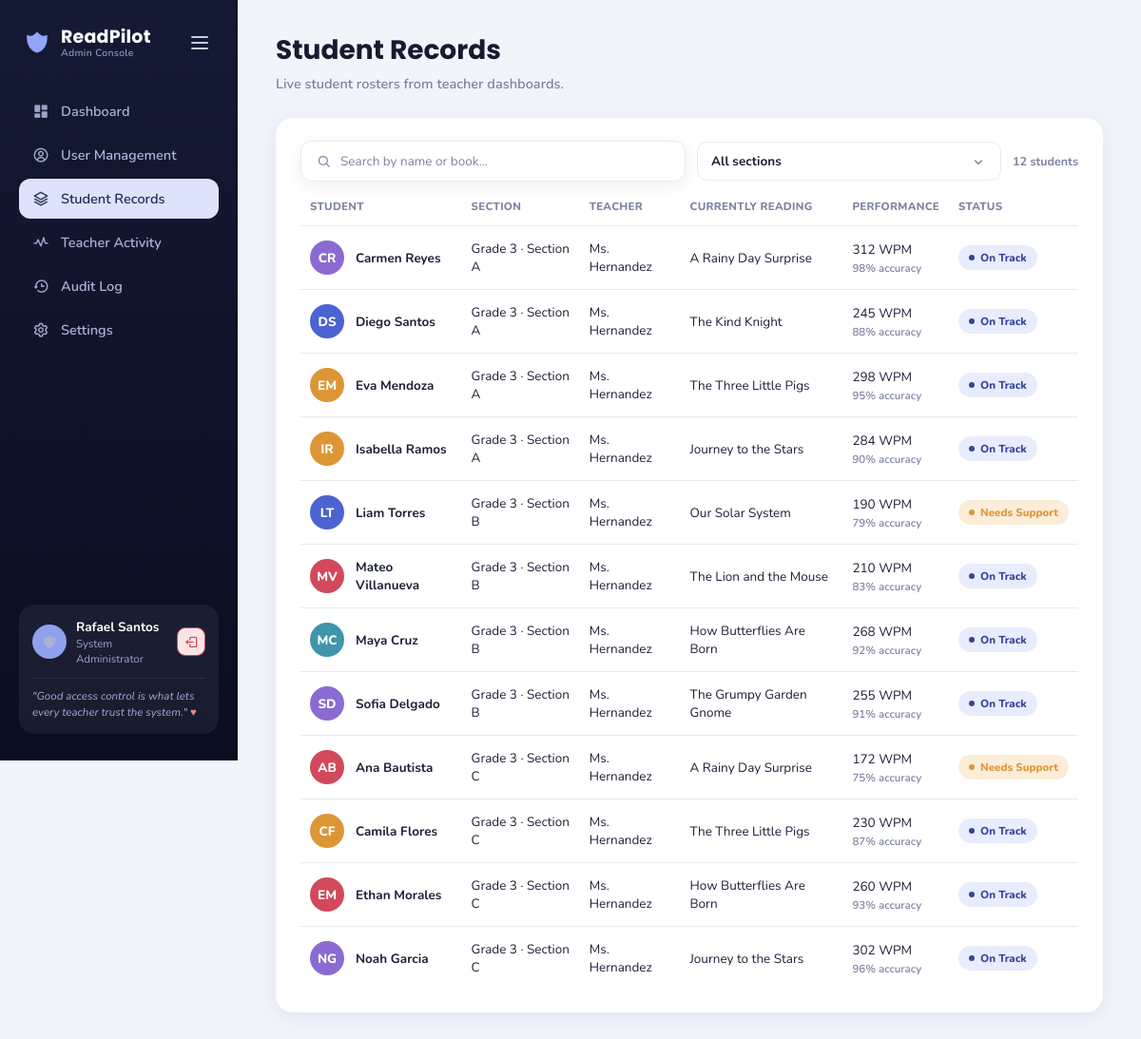
Page /gradesec-admin.php (signed in) on the committed database.
### tables this page shows
CREATE TABLE IF NOT EXISTS students (
  id INT UNSIGNED AUTO_INCREMENT PRIMARY KEY,
  teacher_id INT UNSIGNED NOT NULL,
  section_id INT UNSIGNED NOT NULL,
  name VARCHAR(120) NOT NULL,
  color VARCHAR(20) NOT NULL DEFAULT '#6fbf5a',
  book VARCHAR(190) NOT NULL DEFAULT '',
  wpm SMALLINT UNSIGNED NOT NULL DEFAULT 0,
  accuracy TINYINT UNSIGNED NOT NULL DEFAULT 0,
  sessions_count INT UNSIGNED NOT NULL DEFAULT 0,
  sessions_this_week INT UNSIGNED NOT NULL DEFAULT 0,
  books_completed INT UNSIGNED NOT NULL DEFAULT 0,
  status ENUM('new', 'ontrack', 'support', 'inactive') NOT NULL DEFAULT 'new',
  last_active DATETIME NULL,
  notes TEXT NOT NULL,
  created_at TIMESTAMP NOT NULL DEFAULT CURRENT_TIMESTAMP,
  UNIQUE KEY uq_teacher_student_name (teacher_id, name),
  INDEX idx_students_teacher (teacher_id),
  CONSTRAINT fk_student_teacher FOREIGN KEY (teacher_id) REFERENCES users(id) ON DELETE CASCADE,
  CONSTRAINT fk_student_section FOREIGN KEY (section_id) REFERENCES sections(id) ON DELETE RESTRICT
);

CREATE TABLE IF NOT EXISTS users (
  id INT UNSIGNED AUTO_INCREMENT PRIMARY KEY,
  full_name VARCHAR(120) NOT NULL,
  email VARCHAR(190) NOT NULL UNIQUE,
  google_sub VARCHAR(255) NULL UNIQUE,
  password_hash VARCHAR(255) NOT NULL,
  role ENUM('teacher', 'admin') NOT NULL,
  school VARCHAR(160) NOT NULL DEFAULT '',
  grade_level VARCHAR(80) NULL,
  section_name VARCHAR(80) NULL,
  bio TEXT NOT NULL DEFAULT '',
  status ENUM('active', 'inactive', 'pending') NOT NULL DEFAULT 'active',
  last_login DATETIME NULL,
  created_at TIMESTAMP NOT NULL DEFAULT CURRENT_TIMESTAMP
);

### auth-guard.php (called while the page is built, shortened)
<?php
require_once __DIR__ . '/config.php';
function current_user(): ?array
{
    static $loaded = false;
    static $user = null;
    if ($loaded) {
        return $user;
    }
    $loaded = true;
    $user = $_SESSION['readpilot_user'] ?? null;
    $statement = db()->prepare('SELECT full_name, profile_image FROM users WHERE id = ? LIMIT 1');
    $statement->execute([(int) $user['id']]);
    $account = $statement->fetch();
    if ($account) {
        $user['full_name'] = (string) $account['full_name'];
        $user['profile_image'] = (string) ($account['profile_image'] ?? '');
    }
    return $user;
}
function require_role(string $role): void
{
    $user = current_user();
}
function require_admin(): void
{
    require_role('admin');
}

### config.php (called while the page is built, shortened)
<?php
function db(): PDO
{
    static $pdo = null;
    if ($pdo instanceof PDO) {
        return $pdo;
    }
    $pdo = new PDO(
        'mysql:host=' . DB_HOST . ';dbname=' . DB_NAME . ';charset=utf8mb4',
        DB_USER,
        DB_PASS,
        [
            PDO::ATTR_ERRMODE => PDO::ERRMODE_EXCEPTION,
            PDO::ATTR_DEFAULT_FETCH_MODE => PDO::FETCH_ASSOC,
            PDO::ATTR_EMULATE_PREPARES => false,
        ]
    );
    return $pdo;
}

### gradesec-admin.php (the view, shortened to what this page needs)
<?php
require_once __DIR__ . '/auth-guard.php';
require_admin();
$pdo = db();
$students = $pdo->query(
    "SELECT s.id, s.name, s.book, s.wpm, s.accuracy, s.sessions_count, s.status,
            sec.id AS section_id, sec.name AS section_name,
            u.full_name AS teacher_name,
            COALESCE(NULLIF(u.grade_level, ''), 'Unassigned') AS grade_level
     FROM students s
     INNER JOIN sections sec ON sec.id = s.section_id AND sec.teacher_id = s.teacher_id
     INNER JOIN users u ON u.id = s.teacher_id AND u.role = 'teacher'
     ORDER BY u.grade_level, sec.name, u.full_name, s.name"
)->fetchAll();
$statusLabels = [
    'new' => 'New',
    'ontrack' => 'On Track',
    'support' => 'Needs Support',
    'inactive' => 'Deactivated',
];
$avatarColors = ['#4c63d2', '#8b6bd1', '#dd9636', '#3f95ac', '#d1495b'];
?>
<!DOCTYPE html>
<html lang="en">
<head>
<link href='https://unpkg.com/boxicons@2.1.4/css/boxicons.min.css' rel='stylesheet'>
<link rel="stylesheet" href="admin-style.css">
</head>
<body>
  <aside class="sidebar">
    <div>
      <div class="logo-row">
        <div class="logo-left">
          <div class="logo-icon"><i class='bx bxs-shield-alt-2'></i></div>
          <div class="logo-text"><span class="brand">ReadPilot</span><span class="tagline">Admin Console</span></div>
        </div>
        <button class="hamburger" id="sidebarToggle" aria-label="Toggle navigation"><span class="bar"></span></button>
      </div>
      <nav>
        <a class="nav-item" href="admin.php"><i class="bx bxs-dashboard"></i><span class="label">Dashboard</span></a>
        <a class="nav-item" href="users-admin.php"><i class="bx bx-user-circle"></i><span class="label">User Management</span></a>
        <a class="nav-item active" href="gradesec-admin.php"><i class="bx bx-layer"></i><span class="label">Student Records</span></a>
        <a class="nav-item" href="teacher-activity-admin.php"><i class="bx bx-pulse"></i><span class="label">Teacher Activity</span></a>
        <a class="nav-item" href="audit-trail-admin.php"><i class="bx bx-history"></i><span class="label">Audit Log</span></a>
        <a class="nav-item" href="settings-admin.php"><i class="bx bx-cog"></i><span class="label">Settings</span></a>
      </nav>
    </div>
    <div class="teacher-card">
      <div class="teacher-row">
        <div class="teacher-row-info">
          <div class="avatar"><?php include __DIR__ . '/profile-avatar.php'; ?></div>
          <div><div class="teacher-name"><?= htmlspecialchars(current_user()['full_name'], ENT_QUOTES, 'UTF-8') ?></div><div class="teacher-role">System Administrator</div></div>
        </div>
        <button class="teacher-logout-btn" id="sidebarLogoutBtn" title="Log out" aria-label="Log out"><i class='bx bx-log-out'></i></button>
      </div>
      <div class="quote">"Good access control is what lets every teacher trust the system." <span class="heart">♥</span></div>
    </div>
  </aside>
  <main class="main">
    <div class="topbar">
      <div class="title-block">
        <h1>Student Records</h1>
        <div class="greet">Live student rosters from teacher dashboards.</div>
      </div>
    </div>
    <div class="panel">
      <div class="records-toolbar">
        <div class="search">
          <svg viewBox="0 0 24 24" fill="none" stroke="currentColor" stroke-width="2" stroke-linecap="round"><circle cx="11" cy="11" r="7"/><path d="m21 21-4.3-4.3"/></svg>
          <input id="studentSearchInput" type="text" placeholder="Search by name or book..." style="border:none;outline:none;background:transparent;font:inherit;color:inherit;width:100%;">
        </div>
        <div class="dropdown" id="sectionDropdown">
          <button type="button" class="dropdown-btn" id="sectionBtn" aria-haspopup="listbox" aria-expanded="false">
            <span class="dropdown-label" id="sectionLabel">All sections</span>
            <i class='bx bx-chevron-down'></i>
          </button>
        </div>
        <div class="records-count" id="recordsCount"></div>
      </div>
      <div id="rosterWrap" class="table-scroll">
        <table class="data-table">
          <thead>
            <tr>
              <th>Student</th>
              <th>Section</th>
              <th>Teacher</th>
              <th>Currently Reading</th>
              <th>Performance</th>
              <th>Status</th>
            </tr>
          </thead>
          <tbody id="rosterBody">
            <?php foreach ($students as $student):
              $nameParts = preg_split('/\s+/u', trim($student['name'])) ?: [];
              $initials = '';
              foreach (array_slice($nameParts, 0, 2) as $part) {
                  $initials .= function_exists('mb_substr') ? mb_substr($part, 0, 1) : substr($part, 0, 1);
              }
              $avatarColor = $avatarColors[abs(crc32($student['name'])) % count($avatarColors)];
              $status = $student['status'];
              $statusClass = $status === 'inactive' ? 'inactive' : (in_array($status, ['new', 'support'], true) ? 'pending' : 'active');
              $statusLabel = $statusLabels[$status] ?? ucfirst($status);
              $hasSessions = (int) $student['sessions_count'] > 0;
            ?>
            <tr data-section="<?= (int) $student['section_id'] ?>" data-book="<?= htmlspecialchars($student['book'], ENT_QUOTES, 'UTF-8') ?>">
              <td>
                <div class="cell-user">
                  <div class="u-avatar" style="background:<?= $avatarColor ?>"><?= htmlspecialchars(strtoupper($initials), ENT_QUOTES, 'UTF-8') ?></div>
                  <div class="u-name"><?= htmlspecialchars($student['name'], ENT_QUOTES, 'UTF-8') ?></div>
                </div>
              </td>
              <td><?= htmlspecialchars($student['grade_level'] . ' · ' . $student['section_name'], ENT_QUOTES, 'UTF-8') ?></td>
              <td><?= htmlspecialchars($student['teacher_name'], ENT_QUOTES, 'UTF-8') ?></td>
              <td><?= htmlspecialchars($student['book'] !== '' ? $student['book'] : '—', ENT_QUOTES, 'UTF-8') ?></td>
              <td>
                <?php if ($hasSessions): ?>
                  <?= (int) $student['wpm'] ?> WPM<span class="cell-sub"><?= (int) $student['accuracy'] ?>% accuracy</span>
                <?php else: ?>
                  —
                <?php endif; ?>
              </td>
              <td><span class="status-pill <?= $statusClass ?>"><span class="dot"></span><?= htmlspecialchars($statusLabel, ENT_QUOTES, 'UTF-8') ?></span></td>
            </tr>
            <?php endforeach; ?>
          </tbody>
        </table>
      </div>
    </div>
  </main>
</body>
</html>

### gradesec-admin.php (style rules this page uses)
.records-toolbar { display:flex;flex-wrap:wrap;align-items:center;gap:12px;margin-bottom:18px; }
.records-toolbar .search { flex:1 1 260px;min-width:0; }
.dropdown { position:relative;flex:0 1 320px;min-width:220px; }
.dropdown-btn { width:100%;display:flex;align-items:center;justify-content:space-between;gap:10px;background:var(--card);border:1.5px solid var(--border);color:var(--ink);border-radius:11px;padding:10px 14px;font-family:inherit;font-size:13.5px;font-weight:700;cursor:pointer;text-align:left;transition:transform .12s steps(2), box-shadow .12s steps(2), border-color .15s ease; }
.dropdown-label { overflow:hidden;text-overflow:ellipsis;white-space:nowrap; }
.dropdown-btn .bx { font-size:18px;color:var(--muted);flex-shrink:0;transition:transform .15s ease; }
.records-count { font-size:12.5px;color:var(--muted);font-weight:700;margin-left:auto;white-space:nowrap; }
.cell-sub { display:block;font-size:11.5px;color:var(--muted);font-weight:600;margin-top:2px; }

### rows in the picture
students: initials "CR", name "Carmen Reyes", section_name "Grade 3 · Section A", teacher.full_name "Ms. Hernandez", book "A Rainy Day Surprise", wpm "312", accuracy "98", status "On Track"
students: initials "DS", name "Diego Santos", section_name "Grade 3 · Section A", teacher.full_name "Ms. Hernandez", book "The Kind Knight", wpm "245", accuracy "88", status "On Track"
students: initials "EM", name "Eva Mendoza", section_name "Grade 3 · Section A", teacher.full_name "Ms. Hernandez", book "The Three Little Pigs", wpm "298", accuracy "95", status "On Track"
students: initials "IR", name "Isabella Ramos", section_name "Grade 3 · Section A", teacher.full_name "Ms. Hernandez", book "Journey to the Stars", wpm "284", accuracy "90", status "On Track"
students: initials "LT", name "Liam Torres", section_name "Grade 3 · Section B", teacher.full_name "Ms. Hernandez", book "Our Solar System", wpm "190", accuracy "79", status "Needs Support"
students: initials "MV", name "Mateo Villanueva", section_name "Grade 3 · Section B", teacher.full_name "Ms. Hernandez", book "The Lion and the Mouse", wpm "210", accuracy "83", status "On Track"
students: initials "MC", name "Maya Cruz", section_name "Grade 3 · Section B", teacher.full_name "Ms. Hernandez", book "How Butterflies Are Born", wpm "268", accuracy "92", status "On Track"
students: initials "SD", name "Sofia Delgado", section_name "Grade 3 · Section B", teacher.full_name "Ms. Hernandez", book "The Grumpy Garden Gnome", wpm "255", accuracy "91", status "On Track"
students: initials "AB", name "Ana Bautista", section_name "Grade 3 · Section C", teacher.full_name "Ms. Hernandez", book "A Rainy Day Surprise", wpm "172", accuracy "75", status "Needs Support"
students: initials "CF", name "Camila Flores", section_name "Grade 3 · Section C", teacher.full_name "Ms. Hernandez", book "The Three Little Pigs", wpm "230", accuracy "87", status "On Track"
students: initials "EM", name "Ethan Morales", section_name "Grade 3 · Section C", teacher.full_name "Ms. Hernandez", book "How Butterflies Are Born", wpm "260", accuracy "93", status "On Track"
students: initials "NG", name "Noah Garcia", section_name "Grade 3 · Section C", teacher.full_name "Ms. Hernandez", book "Journey to the Stars", wpm "302", accuracy "96", status "On Track"

### other values in the picture
current_user()['full_name'] "Rafael Santos"
